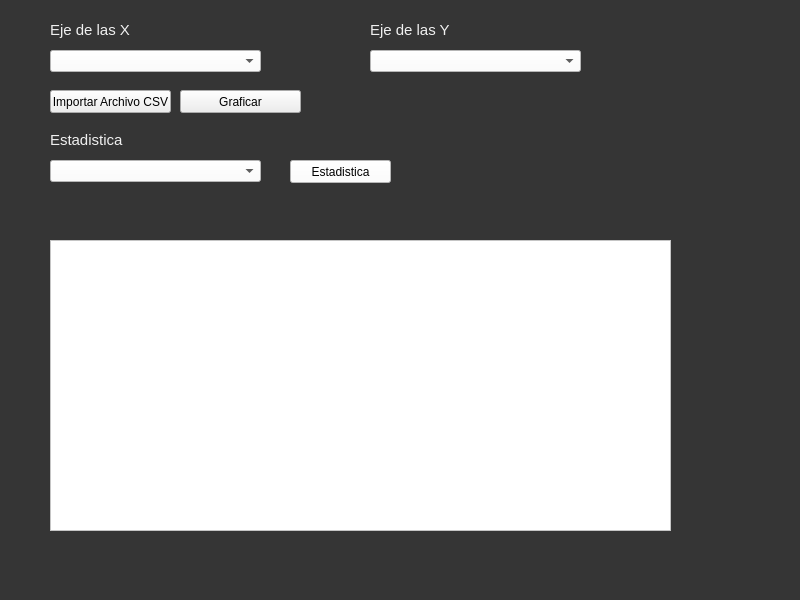
<?xml version="1.0" encoding="UTF-8"?>
<ui version="4.0">
 <class>MainWindow</class>
 <widget class="QMainWindow" name="MainWindow">
  <property name="geometry">
   <rect>
    <x>0</x>
    <y>0</y>
    <width>800</width>
    <height>600</height>
   </rect>
  </property>
  <property name="windowTitle">
   <string>MainWindow</string>
  </property>
  <property name="styleSheet">
   <string notr="true">background-color: rgb(53, 53, 53);</string>
  </property>
  <widget class="QWidget" name="centralwidget">
   <widget class="QPushButton" name="boton1">
    <property name="geometry">
     <rect>
      <x>50</x>
      <y>90</y>
      <width>121</width>
      <height>23</height>
     </rect>
    </property>
    <property name="styleSheet">
     <string notr="true">background-color: rgb(238, 238, 238);</string>
    </property>
    <property name="text">
     <string>Importar Archivo CSV</string>
    </property>
   </widget>
   <widget class="QPushButton" name="boton2">
    <property name="geometry">
     <rect>
      <x>180</x>
      <y>90</y>
      <width>121</width>
      <height>23</height>
     </rect>
    </property>
    <property name="styleSheet">
     <string notr="true">background-color: rgb(238, 238, 238);</string>
    </property>
    <property name="text">
     <string>Graficar</string>
    </property>
   </widget>
   <widget class="QTextEdit" name="result">
    <property name="geometry">
     <rect>
      <x>50</x>
      <y>240</y>
      <width>621</width>
      <height>291</height>
     </rect>
    </property>
    <property name="styleSheet">
     <string notr="true">background-color: rgb(255, 255, 255);</string>
    </property>
   </widget>
   <widget class="QComboBox" name="combox">
    <property name="geometry">
     <rect>
      <x>50</x>
      <y>50</y>
      <width>211</width>
      <height>22</height>
     </rect>
    </property>
    <property name="styleSheet">
     <string notr="true">background-color: rgb(255, 255, 255);</string>
    </property>
   </widget>
   <widget class="QLabel" name="label">
    <property name="geometry">
     <rect>
      <x>50</x>
      <y>20</y>
      <width>111</width>
      <height>21</height>
     </rect>
    </property>
    <property name="text">
     <string>&lt;html&gt;&lt;head/&gt;&lt;body&gt;&lt;p&gt;&lt;span style=&quot; font-size:11pt; color:#f0f0f0;&quot;&gt;Eje de las X&lt;/span&gt;&lt;/p&gt;&lt;/body&gt;&lt;/html&gt;</string>
    </property>
   </widget>
   <widget class="QComboBox" name="comboy">
    <property name="geometry">
     <rect>
      <x>370</x>
      <y>50</y>
      <width>211</width>
      <height>22</height>
     </rect>
    </property>
    <property name="styleSheet">
     <string notr="true">background-color: rgb(255, 255, 255);</string>
    </property>
   </widget>
   <widget class="QLabel" name="label_2">
    <property name="geometry">
     <rect>
      <x>370</x>
      <y>20</y>
      <width>111</width>
      <height>21</height>
     </rect>
    </property>
    <property name="text">
     <string>&lt;html&gt;&lt;head/&gt;&lt;body&gt;&lt;p&gt;&lt;span style=&quot; font-size:11pt; color:#f0f0f0;&quot;&gt;Eje de las Y&lt;/span&gt;&lt;/p&gt;&lt;/body&gt;&lt;/html&gt;</string>
    </property>
   </widget>
   <widget class="QComboBox" name="comboes">
    <property name="geometry">
     <rect>
      <x>50</x>
      <y>160</y>
      <width>211</width>
      <height>22</height>
     </rect>
    </property>
    <property name="styleSheet">
     <string notr="true">background-color: rgb(255, 255, 255);</string>
    </property>
   </widget>
   <widget class="QLabel" name="label_3">
    <property name="geometry">
     <rect>
      <x>50</x>
      <y>130</y>
      <width>111</width>
      <height>21</height>
     </rect>
    </property>
    <property name="text">
     <string>&lt;html&gt;&lt;head/&gt;&lt;body&gt;&lt;p&gt;&lt;span style=&quot; font-size:11pt; color:#f0f0f0;&quot;&gt;Estadistica&lt;/span&gt;&lt;/p&gt;&lt;/body&gt;&lt;/html&gt;</string>
    </property>
   </widget>
   <widget class="QPushButton" name="boton3">
    <property name="geometry">
     <rect>
      <x>290</x>
      <y>160</y>
      <width>101</width>
      <height>23</height>
     </rect>
    </property>
    <property name="styleSheet">
     <string notr="true">background-color: rgb(255, 255, 255);</string>
    </property>
    <property name="text">
     <string>Estadistica</string>
    </property>
   </widget>
  </widget>
  <widget class="QMenuBar" name="menubar">
   <property name="geometry">
    <rect>
     <x>0</x>
     <y>0</y>
     <width>800</width>
     <height>21</height>
    </rect>
   </property>
  </widget>
  <widget class="QStatusBar" name="statusbar"/>
 </widget>
 <resources/>
 <connections/>
</ui>
